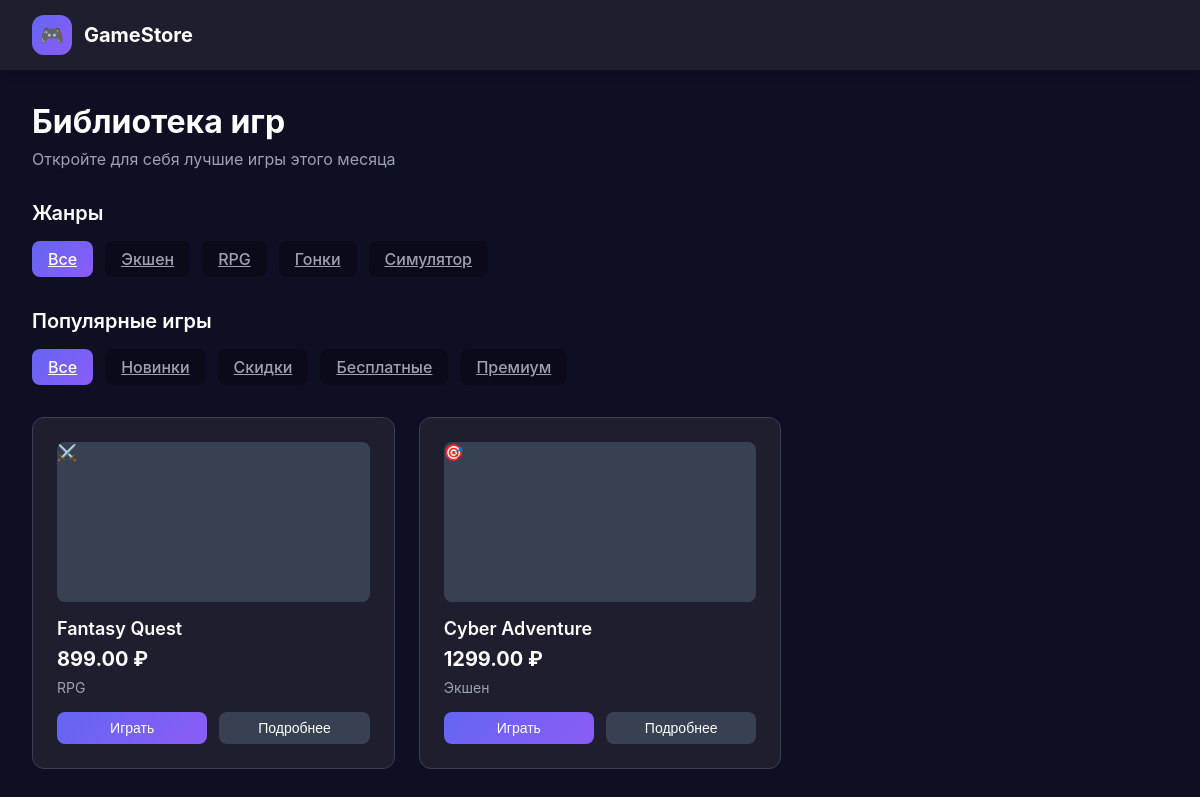
The app's page /library/ (signed in) with its own data.
### accounts/models.py (models this page shows, shortened)
class Game(models.Model):
    title = models.CharField(max_length=100)
    description = models.TextField()
    price = models.DecimalField(max_digits=10, decimal_places=2)
    genre = models.CharField(max_length=50)
    developer = models.CharField(max_length=100)
    release_date = models.DateTimeField()
    icon = models.CharField(max_length=10)

### myproject/views.py (the view)
# urls.py: path('library/', views.library, name='library'),
@login_required(login_url='login')
def library(request):
    user = request.user
    genre_filter = request.GET.get('genre', 'all')
    status_filter = request.GET.get('status', 'all')
    if not hasattr(user, 'profile'):
        Profile.objects.create(user=user)
    user_purchases = Purchase.objects.filter(user=user).select_related('game')
    games_data = []
    for purchase in user_purchases:
        game = purchase.game
        release_date = game.release_date.date() if hasattr(game.release_date, 'date') else game.release_date
        today = datetime.now().date()
        days_since_release = (today - release_date).days
        status = 'new' if days_since_release < 30 else 'regular'
        status = 'free' if game.price == 0 else status
        games_data.append({
            'id': game.id,
            'title': game.title,
            'price': game.price,
            'genre': game.genre,
            'icon': game.icon,
            'purchase_date': purchase.date.strftime('%d.%m.%Y'),
            'status': status,
            'is_new': days_since_release < 30,
            'is_free': game.price == 0,
            'is_premium': game.price >= 2000,
            'is_on_sale': game.price < 1000  # Пример условия для скидки
        })
    filtered_games = []
    for game in games_data:
        genre_match = genre_filter == 'all' or game['genre'].lower() == genre_filter.lower()
        status_match = status_filter == 'all' or (
                (status_filter == 'new' and game['is_new']) or
                (status_filter == 'sale' and game['is_on_sale']) or
                (status_filter == 'free' and game['is_free']) or
                (status_filter == 'premium' and game['is_premium'])
        )
        if genre_match and status_match:
            filtered_games.append(game)
    if user.first_name and user.last_name:
        initials = user.first_name[0].upper() + user.last_name[0].upper()
        full_name = f"{user.first_name} {user.last_name}"
    else:
        initials = user.username[0].upper() + (user.username[1].upper() if len(user.username) > 1 else 'U')
        full_name = user.username
    context = {
        'user': user,
        'initials': initials,
        'full_name': full_name,
        'display_email': user.email or 'Не указан',
        'games': filtered_games,
        'total_games': len(filtered_games),
        'total_spent': sum(game['price'] for game in filtered_games),
        'page_title': 'Библиотека игр',
        'page_subtitle': 'Откройте для себя лучшие игры этого месяца',
        'current_genre': genre_filter,
        'current_status': status_filter
    }
    return render(request, 'library.html', context)

### myproject/templates/library.html (shortened to what this page needs)
<!DOCTYPE html>
<html lang="ru">
<head>
</head>
<body>
    <header class="header">
        <a href="/dashboard/" class="logo">
            <div class="logo-icon">🎮</div>
            GameStore
        </a>
    </header>
    <div class="main-content">
        <div class="page-header">
            <h1 class="page-title">Библиотека игр</h1>
            <p class="page-subtitle">Откройте для себя лучшие игры этого месяца</p>
            <div class="filter-section">
                <h3 class="section-title">Жанры</h3>
                <div class="filter-tabs">
                    <a href="?genre=all&status={{ current_status }}" class="filter-tab {% if current_genre == 'all' %}active{% endif %}">Все</a>
                    <a href="?genre=Экшен&status={{ current_status }}" class="filter-tab {% if current_genre == 'Экшен' %}active{% endif %}">Экшен</a>
                    <a href="?genre=RPG&status={{ current_status }}" class="filter-tab {% if current_genre == 'RPG' %}active{% endif %}">RPG</a>
                    <a href="?genre=Гонки&status={{ current_status }}" class="filter-tab {% if current_genre == 'Гонки' %}active{% endif %}">Гонки</a>
                    <a href="?genre=Симулятор&status={{ current_status }}" class="filter-tab {% if current_genre == 'Симулятор' %}active{% endif %}">Симулятор</a>
                </div>
            </div>
            <div class="filter-section">
                <h3 class="section-title">Популярные игры</h3>
                <div class="filter-tabs">
                    <a href="?genre={{ current_genre }}&status=all" class="filter-tab {% if current_status == 'all' %}active{% endif %}">Все</a>
                    <a href="?genre={{ current_genre }}&status=new" class="filter-tab {% if current_status == 'new' %}active{% endif %}">Новинки</a>
                    <a href="?genre={{ current_genre }}&status=sale" class="filter-tab {% if current_status == 'sale' %}active{% endif %}">Скидки</a>
                    <a href="?genre={{ current_genre }}&status=free" class="filter-tab {% if current_status == 'free' %}active{% endif %}">Бесплатные</a>
                    <a href="?genre={{ current_genre }}&status=premium" class="filter-tab {% if current_status == 'premium' %}active{% endif %}">Премиум</a>
                </div>
            </div>
        </div>
         <div class="games-grid">
            {% for game in games %}
            <div class="game-card">
                <div class="game-image">{{ game.icon }}</div>
                <div class="game-info">
                    <h3 class="game-title">{{ game.title }}</h3>
                    <div class="game-price">
                        {% if game.price == 0 %}Бесплатно{% else %}{{ game.price }} ₽{% endif %}
                    </div>
                    <div class="game-genre">{{ game.genre }}</div>
                    <div class="game-actions">
                        <button class="action-btn play-btn">Играть</button>
                        <button class="action-btn details-btn">Подробнее</button>
                    </div>
                </div>
            </div>
            {% empty %}
            <div class="no-games">
                <p>Игры не найдены. Попробуйте изменить фильтры.</p>
            </div>
            {% endfor %}
        </div>
    </div>
</body>
</html>

### myproject/templates/library.html (style rules this page uses)
:root { --primary: #6366F1; --primary-dark: #4F46E5; --secondary: #8B5CF6; --dark: #1E1E2E; --darker: #0F0F23; --darkest: #0A0A18; --light: #F3F4F6; --gray: #9CA3AF; --gray-dark: #374151; --success: #10B981; --danger: #EF4444; --warning: #F59E0B; }
* { margin: 0; padding: 0; box-sizing: border-box; }
body { font-family: 'Inter', sans-serif; background: var(--darker); color: var(--light); min-height: 100vh; position: relative; }
.header { width: 100%; height: 70px; background: var(--dark); backdrop-filter: blur(2px); display: flex; align-items: center; padding: 0 2rem; position: fixed; top: 0; left: 0; z-index: 100; box-shadow: 0 2px 10px rgba(0, 0, 0, 0.2); }
.logo { display: flex; align-items: center; gap: 12px; text-decoration: none; color: white; font-weight: 700; font-size: 1.25rem; }
.logo-icon { width: 40px; height: 40px; background: linear-gradient(135deg, var(--primary), var(--secondary)); border-radius: 12px; display: flex; align-items: center; justify-content: center; font-size: 1.2rem; }
.main-content { max-width: 1400px; margin: 70px auto 0; padding: 2rem; }
.page-header { margin-bottom: 2rem; }
.page-title { font-size: 2rem; font-weight: 700; margin-bottom: 0.5rem; color: white; }
.page-subtitle { font-size: 1rem; color: var(--gray); font-weight: 400; margin-bottom: 2rem; }
.filter-section { margin-bottom: 2rem; }
.section-title { font-size: 1.25rem; font-weight: 600; color: white; margin-bottom: 1rem; }
.filter-tabs { display: flex; gap: 0.75rem; flex-wrap: wrap; }
.filter-tab { padding: 0.5rem 1rem; background: var(--darkest); border-radius: 8px; font-weight: 500; color: var(--gray); cursor: pointer; transition: all 0.3s; }
.filter-tab.active { background: linear-gradient(135deg, var(--primary), var(--secondary)); color: white; }
.games-grid { display: grid; grid-template-columns: repeat(auto-fill, minmax(280px, 1fr)); gap: 1.5rem; }
.game-card { background: var(--dark); border: 1px solid var(--gray-dark); border-radius: 12px; padding: 1.5rem; transition: transform 0.3s, box-shadow 0.3s; }
.game-image { width: 100%; height: 160px; background: var(--gray-dark); border-radius: 8px; margin-bottom: 1rem; overflow: hidden; }
.game-title { font-size: 1.125rem; font-weight: 600; color: white; margin-bottom: 0.5rem; }
.game-price { font-weight: 700; font-size: 1.25rem; color: white; margin-bottom: 0.5rem; }
.game-genre { font-size: 0.875rem; color: var(--gray); margin-bottom: 1rem; }
.game-actions { display: flex; gap: 0.75rem; }
.action-btn { padding: 0.5rem 1rem; border-radius: 8px; font-weight: 500; cursor: pointer; transition: all 0.3s; border: none; font-size: 0.875rem; flex: 1; text-align: center; }
.play-btn { background: linear-gradient(135deg, var(--primary), var(--secondary)); color: white; }
.details-btn { background: var(--gray-dark); color: white; }

### records on screen
Game: icon "⚔️", title "Fantasy Quest", price "899.00", genre "RPG"
Game: title "Cyber Adventure", price "1299.00", genre "Экшен"

### other values on screen
{{ game.icon }} "🎯"
